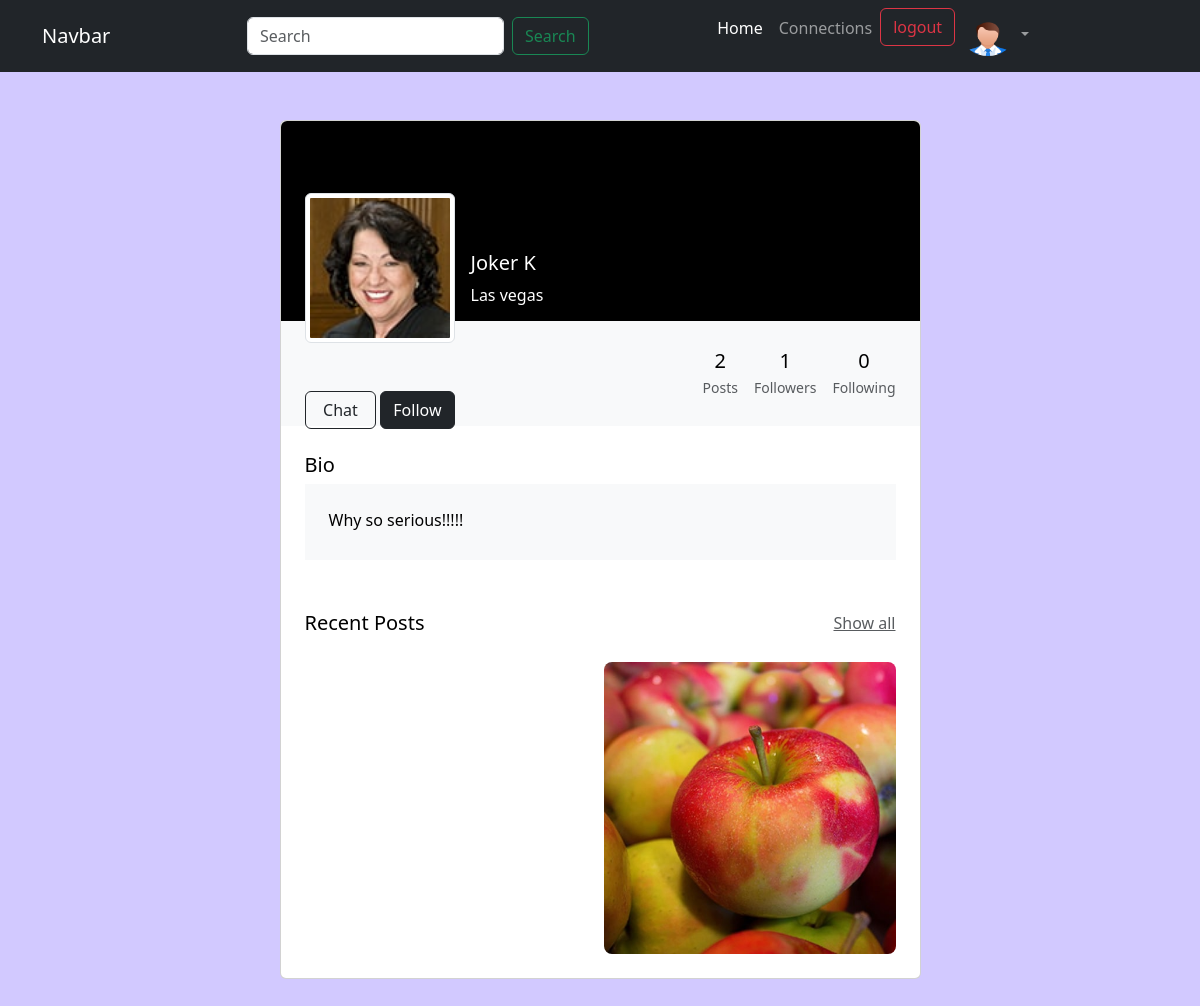
/user/profile/6 (signed in), run on the app's committed database.
### user/models.py (models this page shows, shortened)
class Profile(models.Model):
    user = models.OneToOneField(User, on_delete=models.CASCADE)
    bio = models.TextField(blank=True)
    profileimg = models.ImageField(upload_to='profile_images', default='')
    phone = models.CharField(max_length=50,blank=True)
    state = models.CharField(max_length=100, blank=True)
    follows = models.ManyToManyField('self',
                                     related_name='followed_by',
                                     symmetrical=False,blank=True)

class Post(models.Model):
    id = models.UUIDField(primary_key=True,default=uuid.uuid4)
    userprofile = models.ForeignKey(Profile,on_delete=models.DO_NOTHING,related_name = 'userpost')
    video = models.FileField(upload_to='video',null=True)
    image = models.ImageField(upload_to='post_images',null=True)
    caption = models.TextField()
    created_at = models.DateTimeField(auto_now_add=True)
    likes = models.ManyToManyField(Profile,related_name='post_like',blank=True)

### user/views.py (the view, shortened to what this page needs)
# urls.py: path('profile/<int:id>',ProfilePage.as_view(),name='profile'),
class ProfilePage(View):
    def get(self,request,id):
        if request.user.is_authenticated:
            profile = Profile.objects.get(id=id)
            posts = Post.objects.filter(userprofile=profile)
            return render(request,'profile.html',{'profile':profile,'posts':posts})
        else:
            messages.error(request,'Loggin to view this page')
            return redirect('userhome')

### user/context_processors.py (called while the page is built)
def userinfo(request):
    if request.user.is_authenticated:
        userinfo = Profile.objects.get(user=request.user)
        return {'userinfo':userinfo}
    else:
        return {'userinfo':''}

### user/templates/profile.html (shortened to what this page needs)
{% extends 'layout.html' %}
{% load static %}
{% block content %}
<section class="h-100">
    <div class="container py-5 h-100">
      <div class="row d-flex justify-content-center align-items-center h-100">
        <div class="col col-lg-9 col-xl-7">
          <div class="card">
            <div class="rounded-top text-white d-flex flex-row" style="background-color: #000; height:200px;">
              <div class="ms-4 mt-5 d-flex flex-column" style="width: 150px;">
                {% if profile.profileimg %}
                <img src="{{profile.profileimg.url}}"
                alt="Generic placeholder image" class="img-fluid img-thumbnail mt-4 mb-5"
                style="width: 150px; z-index: 1">
                {% else %}
                <img src="{% static 'images/demoavatar.png' %}"
                alt="Generic placeholder image" class="img-fluid img-thumbnail mt-4 mb-5"
                style="width: 150px; z-index: 1">
                {% endif %}
                {% if profile.user == request.user %}
                <a type="button" class="btn btn-outline-dark" data-mdb-ripple-color="dark"
                  style="z-index: 1;" href="{% url "editpro" profile.id %}">
                  Edit profile
                </a>
                {% else %}
                <div class="d-flex" style="z-index: 1;">
                  <button type="button" class="btn btn-outline-dark me-1 flex-grow-1">Chat</button>
                  <form action="" method="post">
                    {% if profile in userinfo.follows.all %}
                    <button type="submit" name='follow' value='unfollow' class="btn btn-dark flex-grow-1">unfollow</button>
                    {% else %}
                    <button type="sumbit" name='follow' value='follow' class="btn btn-dark flex-grow-1">Follow</button>
                    {% endif %}
                  </form>
                </div>
                {% endif %}
              </div>
              <div class="ms-3" style="margin-top: 130px;">
                <h5>{{profile.user.first_name}} {{profile.user.last_name}}</h5>
                {% if profile.state %}
                <p>{{profile.state}}</p>
                {% endif %}
              </div>
            </div>
            <div class="p-4 text-black" style="background-color: #f8f9fa;">
              <div class="d-flex justify-content-end text-center py-1">
                <div>
                  <p class="mb-1 h5">{{profile.userpost.all | length}}</p>
                  <p class="small text-muted mb-0">Posts</p>
                </div>
                <div class="px-3">
                  <p class="mb-1 h5">{{profile.followed_by.all | length}}</p>
                  <p class="small text-muted mb-0">Followers</p>
                </div>
                <div>
                  <p class="mb-1 h5">{{profile.follows.all | length}}</p>
                  <p class="small text-muted mb-0">Following</p>
                </div>
              </div>
            </div>
            <div class="card-body p-4 text-black">
              <div class="mb-5">
                <p class="lead fw-normal mb-1">Bio</p>
                <div class="p-4" style="background-color: #f8f9fa;">
                  {% if profile.bio %}
                  <p class="font-italic mb-1">{{profile.bio}}</p>
                  {% endif %}
                </div>
              </div>
              <div class="d-flex justify-content-between align-items-center mb-4">
                <p class="lead fw-normal mb-0">Recent Posts</p>
                <p class="mb-0"><a href="#!" class="text-muted">Show all</a></p>
              </div>
              <div class="row g-2">
                {% for post in posts %}
                <div class="col">
                  {% if post.image %}
                  <img src="{{post.image.url}}"
                    alt="image 1" class="w-100 rounded-3">
                  {% endif %}
                </div>
                {% endfor %}
              </div>
            </div>
          </div>
        </div>
      </div>
    </div>
  </section>
{% endblock content %}

### static/css/style.css (style rules this page uses)
:root { --primary-color:#d2c9ff; --secondary-color:#f9f9f9; --dark-color:black; }
body { background-color: var(--primary-color); }

### data on the page
Profile: profileimg (picture), user.first_name "Joker", user.last_name "K", state "Las vegas", userpost.all|length "2", followed_by.all|length "1", follows.all|length "0", bio "Why so serious!!!!!"
Post: image (picture)
